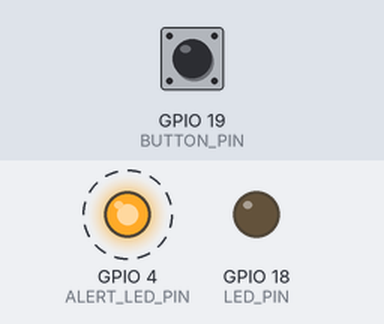
This sketch was run on a simulated ESP32. Shown: output pins drawn as LEDs (lit = HIGH). Dashed ring = blinking. Inputs (shaded band) come from the test bench; at power-on: GPIO 19 (BUTTON_PIN) HIGH.

Above: at 2.8 s.
2.9 s: GPIO 19 (BUTTON_PIN) pulled LOW for 1.2 s
At 3.9 s:
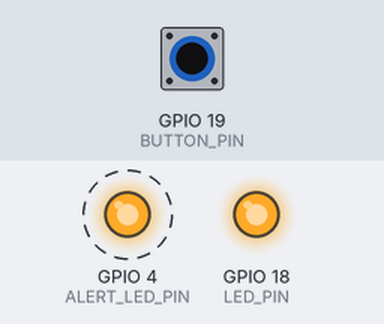
6.4 s: GPIO 19 (BUTTON_PIN) pulled LOW for 3.2 s
At 10.4 s:
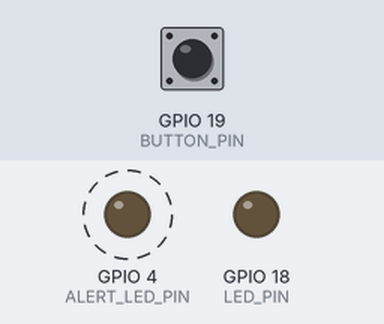
Timing chart, 0 to 17.1 s (numbered marks = the images above; inputs shaded):
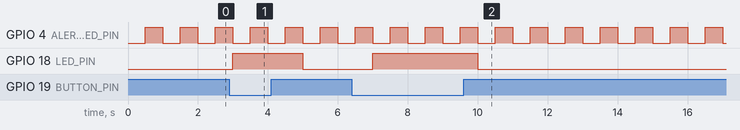

Measured:
- after the input at 2.9 s, GPIO 18 (LED_PIN): LOW → HIGH after 0.10 s, → LOW 2.0 s later
- after the input at 6.4 s, GPIO 18 (LED_PIN): LOW → HIGH after 0.60 s, → LOW 3.0 s later
- by itself, GPIO 4 (ALERT_LED_PIN): alternates HIGH for 0.50 s and LOW for 0.50 s

The sketch:

basic_test.ino
```cpp
#include <Wire.h>
#include <MPU6050.h>

MPU6050 mpu;

const int FSR_PIN = 34;  // FSR connected to GPIO34 (ADC)
const int LED_PIN = 18;  // LED connected to GPIO21 (now controlled by the button)
const int ALERT_LED_PIN = 4;  // Alert LED connected to GPIO4
const int BUTTON_PIN = 19;  // Button connected to GPIO19
const int MOTOR_PIN = 26;  // Motor connected to GPIO26

void setup() {
//  Serial.begin(115200);
//  delay(500);
  pinMode(LED_PIN, OUTPUT);
  pinMode(ALERT_LED_PIN, OUTPUT);
  pinMode(BUTTON_PIN, INPUT_PULLUP); // Enables internal pull-up resistor for button
//  Wire.begin(23, 22);
//  mpu.initialize();
//  if (mpu.testConnection()) {
//    Serial.println("MPU6050 connected!");
//  } else {
//    Serial.println("MPU6050 connection failed!");
//  }
}

void loop() {
//  int16_t ax, ay, az;
//  mpu.getAcceleration(&ax, &ay, &az);
//  Serial.print("aX = "); Serial.print(ax);
//  Serial.print(" | aY = "); Serial.print(ay);
//  Serial.print(" | aZ = "); Serial.println(az);
//  delay(500);

  // LED controlled by the button
  if (digitalRead(BUTTON_PIN) == LOW) {  // Button is pressed
    digitalWrite(LED_PIN, HIGH);
  } else {  // Button is released
    digitalWrite(LED_PIN, LOW);
  }

  // Keep the alert LED blinking
  digitalWrite(ALERT_LED_PIN, LOW);
  delay(500);
  digitalWrite(ALERT_LED_PIN, HIGH);
  delay(500);
}
```
